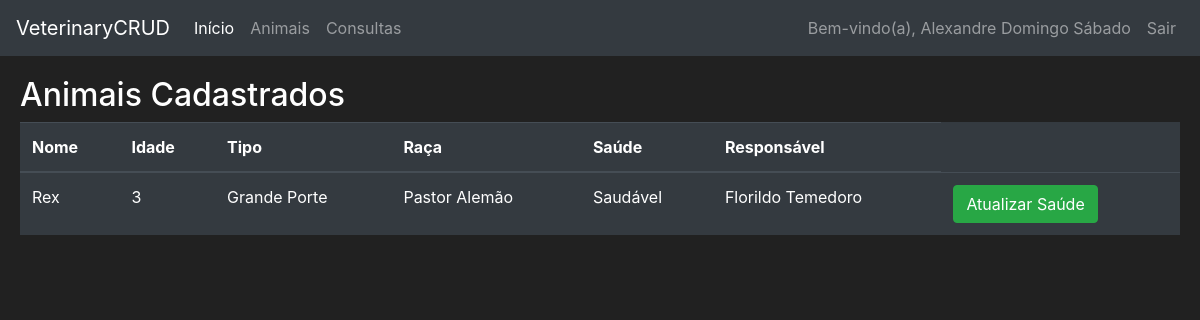
The app's page /animals (signed in), older data.
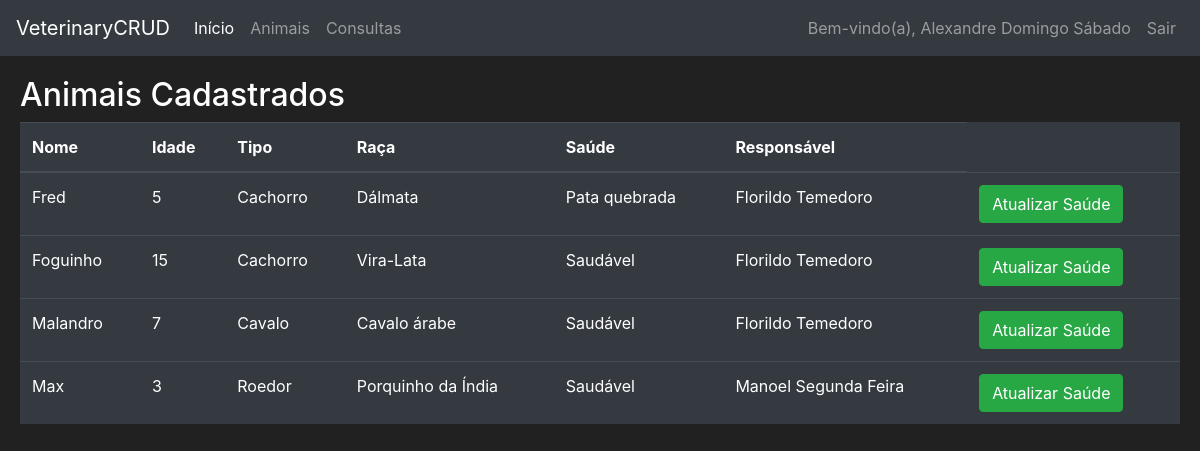
The same page, newer data.
### veterinary/models.py (models this page shows, shortened)
class Animal(db.Model):
    id = db.Column(db.Integer(), primary_key=True)
    name = db.Column(db.String(length=20), nullable=False)
    age = db.Column(db.Integer(), nullable=False)
    type = db.Column(db.String(length=15), nullable=False)
    race = db.Column(db.String(length=20), nullable=False)
    health = db.Column(db.String(length=30), nullable=False)
    client_login = db.Column(db.String(length=10), db.ForeignKey('user.login'), nullable=False)
    consultations = db.relationship('Consultation', backref='animal', lazy=True)
    def has_consults(self):
        return Consultation.query.filter_by(animal_id=self.id).first() is not None
    def get_owner(self):
        return Client.query.filter_by(login=self.client_login).first()

class User(db.Model, UserMixin):
    __tablename__ = 'user'
    login = db.Column(db.String(length=10), primary_key=True)
    name = db.Column(db.String(length=50), nullable=False, unique=True)
    cpf = db.Column(db.String(length=11), nullable=False, unique=True)
    password_hash = db.Column(db.String(length=60), nullable=False)
    user_type = db.Column(db.String(length=50), nullable=False)
    __mapper_args__ = {
        'polymorphic_identity':'user',
        'polymorphic_on':user_type
    }
    @property
    def password(self):
        return self.password
    def is_client(self):
        return self.user_type == 'client'
    def is_veterinarian(self):
        return self.user_type == 'veterinarian'

### veterinary/routes.py (the view, shortened to what this page needs)
@app.route('/animals', methods=['GET', 'POST'])
@login_required
def animals_page():
    update_animal_form = RegisterAnimalForm()
    register_animal_form = RegisterAnimalForm()
    delete_animal_form = ConfirmForm()
    update_health_form = UpdateHealthForm()
    if request.method == "GET":
        if current_user.is_client():
            animals = Animal.query.filter_by(client_login=current_user.login)
        elif current_user.is_veterinarian():
            animals = Animal.query.all()
        return render_template('animals.html',
                               animals=animals,
                               update_animal_form=update_animal_form,
                               register_animal_form=register_animal_form,
                               delete_animal_form=delete_animal_form,
                               update_health_form=update_health_form,
                               User=User)

### veterinary/forms.py (called while the page is built)
    def insert_default(self, animal):
        self.name.default = animal.name
        self.age.default = animal.age
        self.type.default = animal.type
        self.race.default = animal.race

### veterinary/models.py (called while the page is built)
@login_manager.user_loader
def load_user(user_login):
    return User.query.get(user_login)

### veterinary/templates/animals.html (shortened to what this page needs)
{% extends 'base.html' %}
{% block content %}
<div class="row" style="margin-top:20px; margin-left:20px; margin-right:20px">
    <h2>Animais Cadastrados</h2>
    <br>
    <table class="table table-hover table-dark">
        <thead>
            <tr>
                <th scope="col">Nome</th>
                <th scope="col">Idade</th>
                <th scope="col">Tipo</th>
                <th scope="col">Raça</th>
                <th scope="col">Saúde</th>
                {% if current_user.is_veterinarian() %}
                    <th scope="col">Responsável</th>
                {% endif %}
            </tr>
        </thead>
        <tbody>
        {% for animal in animals %}
        <tr>
            <td>{{ animal.name }}</td>
            <td>{{ animal.age }}</td>
            <td>{{ animal.type }}</td>
            <td>{{ animal.race }}</td>
            <td>{{ animal.health }}</td>
            {% if current_user.is_veterinarian() %}
                <td>{{ animal.get_owner().name  }}</td>
            {% endif %}
            <td>
                {% if current_user.is_client() %}
                    <button class="btn btn-outline btn-success" data-toggle="modal"
                            data-target="#Modal-UpdateInfo-{{ animal.id }}">Atualizar Informações
                    </button>
                    <button class="btn btn-outline btn-danger" data-toggle="modal"
                            data-target="#Modal-DeleteAnimal-{{ animal.id }}">Remover Animal
                    </button>
                {% else %}
                    <button class="btn btn-outline btn-success" data-toggle="modal"
                            data-target="#Modal-UpdateHealth-{{ animal.id }}">Atualizar Saúde
                    </button>
                {% endif %}
            </td>
        </tr>
        {% endfor %}
        </tbody>
    </table>
</div>
{% endblock %}

Row changes from the older to the newer data that the page shows:
removed Animal: name "Rex", age "3", type "Grande Porte", race "Pastor Alemão", health "Saudável", get_owner "Florildo Temedoro"
added Animal: name "Fred", age "5", type "Cachorro", race "Dálmata", health "Pata quebrada", get_owner "Florildo Temedoro"
added Animal: name "Foguinho", age "15", type "Cachorro", race "Vira-Lata", health "Saudável", get_owner "Florildo Temedoro"
added Animal: name "Malandro", age "7", type "Cavalo", race "Cavalo árabe", health "Saudável", get_owner "Florildo Temedoro"
added Animal: name "Max", age "3", type "Roedor", race "Porquinho da Índia", health "Saudável", get_owner "Manoel Segunda Feira"
